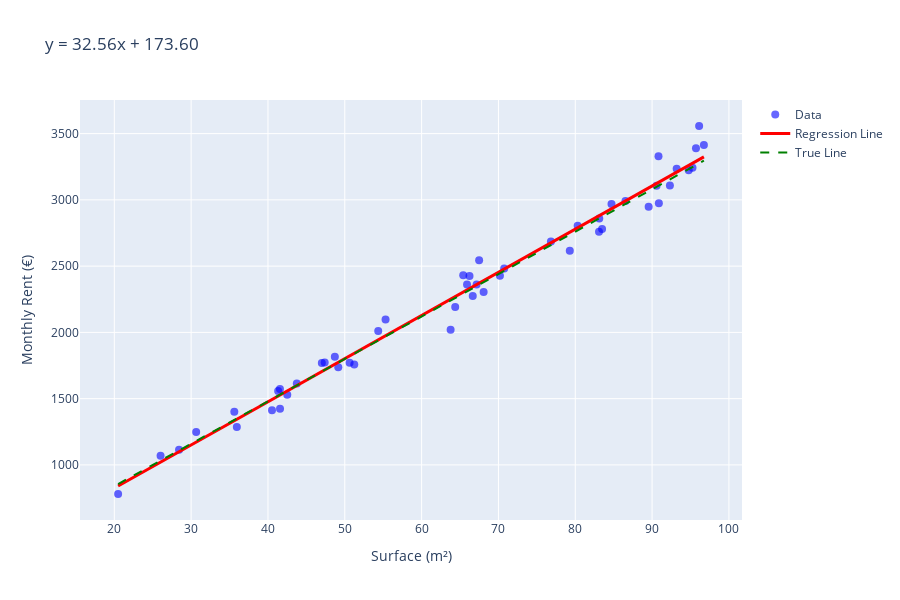

Notebook code for this chart:
### Code cell
plot_regression_interactive(w_original.item(), b_original.item())
